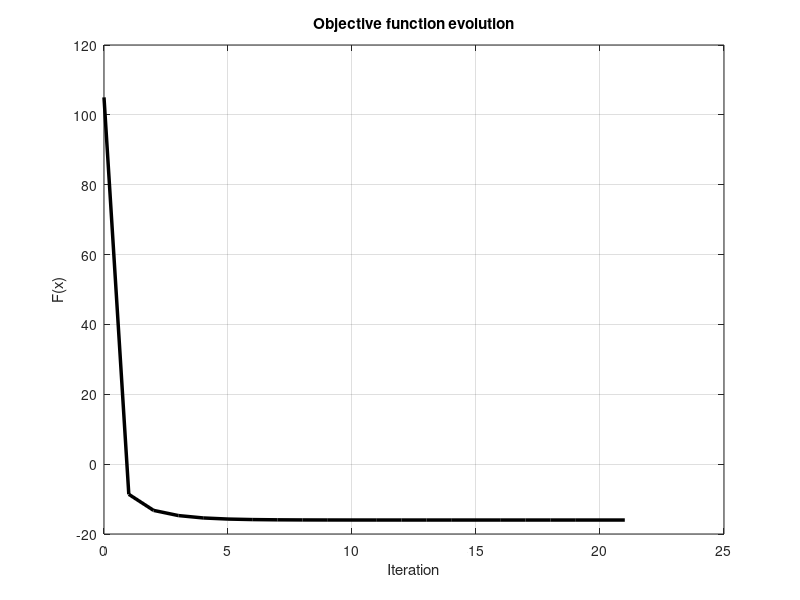

The MATLAB source for this figure:
% gradient descent algorithm
clc; clear all; k = 1; k_max = 30;


%%%%%%%%%%%%%%%%%%%%%%%%%%% entry of parameters %%%%%%%%%%%%%%%%%%%%%%%%%%%
% tolerance, initial solution, size step
ep    = 1e-3;
x     = [1; 10];
alpha = 2e-1;

% objective function
F  = @(x1,x2) x1.^2 +2.*x2.^2 +x1.*x2 -6.*x1 -10.*x2;

% analytical gradient
Gr = @(x1,x2) [2*x1+x2-6; 4*x2+x1-10];


%%%%%%%%%%%%%%%%%%%%%%%%%%% gradient descent %%%%%%%%%%%%%%%%%%%%%%%%%%%%%%
f(k) = F(x(1),x(2));        % evaluate objective for x_0
fprintf('k = %2d: x = %-10s| F(x) = %.4f\n', k, mat2str(x,2), f(k));

while( k<k_max && abs( max(Gr(x(1),x(2))) )>ep ) % maximum iterations or optimality stop criterion
    k = k+1;
    d = -Gr(x(1),x(2));     % descent direction
    x = x +alpha*d;         % gradient descent 

    f(k) = F(x(1),x(2));    % evaluate objective function
    fprintf('k = %2d: x = %-10s| F(x) = %.4f\n', k, mat2str(x,2), f(k));    % show progress
end

plot(0:k-1, f, 'LineWidth',2.5, 'color','k'); grid on;
title('Objective function evolution'); xlabel('Iteration'); ylabel('F(x)');